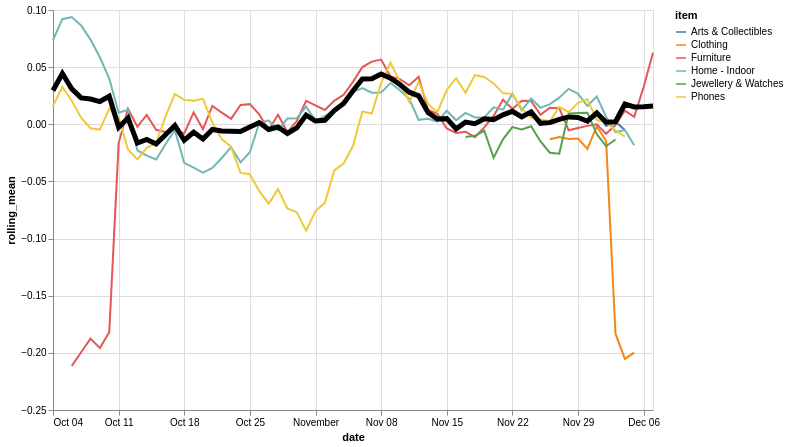

This figure's Vega-Lite source:
### Vega-Lite specification from a JSON file in a GitHub repository (floating-point values rounded to 4 significant figures; data arrays with more than 128 entries replaced by an {"elided": "..."} marker saying what was removed)
{"config": {"view": {"continuousWidth": 400, "continuousHeight": 300}}, "layer": [{"data": {"name": "data-ba6d80b9a274f18c8f39d04d8e82f6ba"}, "mark": "line", "encoding": {"color": {"type": "nominal", "field": "item"}, "x": {"type": "temporal", "field": "date"}, "y": {"type": "quantitative", "field": "rolling_mean"}}, "transform": [{"window": [{"op": "mean", "field": "residual", "as": "rolling_mean"}], "frame": [-4, 3]}]}, {"data": {"name": "data-63de040d3304a0fa5c5c2abad492206b"}, "mark": {"type": "line", "color": "black", "size": 5}, "encoding": {"x": {"type": "temporal", "field": "date"}, "y": {"type": "quantitative", "field": "rolling_mean"}}, "transform": [{"window": [{"op": "mean", "field": "residual", "as": "rolling_mean"}], "frame": [-4, 3]}]}], "height": 400, "width": 600, "$schema": "https://vega.github.io/schema/vega-lite/v4.8.1.json", "datasets": {"data-ba6d80b9a274f18c8f39d04d8e82f6ba": {"elided": "220 records"}, "data-63de040d3304a0fa5c5c2abad492206b": [{"date": "2020-10-04T00:00:00", "residual": -0.04451}, {"date": "2020-10-05T00:00:00", "residual": -0.0008643}, {"date": "2020-10-06T00:00:00", "residual": 0.1883}, {"date": "2020-10-07T00:00:00", "residual": -0.02491}, {"date": "2020-10-08T00:00:00", "residual": 0.1039}, {"date": "2020-10-09T00:00:00", "residual": -0.03591}, {"date": "2020-10-10T00:00:00", "residual": -0.02451}, {"date": "2020-10-11T00:00:00", "residual": 0.01567}, {"date": "2020-10-12T00:00:00", "residual": -0.06251}, {"date": "2020-10-13T00:00:00", "residual": 0.0359}, {"date": "2020-10-14T00:00:00", "residual": -0.02817}, {"date": "2020-10-15T00:00:00", "residual": 0.03928}, {"date": "2020-10-16T00:00:00", "residual": -0.07086}, {"date": "2020-10-17T00:00:00", "residual": -0.01078}, {"date": "2020-10-18T00:00:00", "residual": -0.05673}, {"date": "2020-10-19T00:00:00", "residual": 0.08086}, {"date": "2020-10-20T00:00:00", "residual": 0.002496}, {"date": "2020-10-21T00:00:00", "residual": -0.06797}, {"date": "2020-10-22T00:00:00", "residual": 0.02809}, {"date": "2020-10-23T00:00:00", "residual": -0.007988}, {"date": "2020-10-24T00:00:00", "residual": -0.004236}, {"date": "2020-10-25T00:00:00", "residual": -0.02115}, {"date": "2020-10-26T00:00:00", "residual": -0.05854}, {"date": "2020-10-27T00:00:00", "residual": 0.07844}, {"date": "2020-10-28T00:00:00", "residual": 0.03391}, {"date": "2020-10-29T00:00:00", "residual": -0.03676}, {"date": "2020-10-30T00:00:00", "residual": -0.02029}, {"date": "2020-10-31T00:00:00", "residual": 0.009493}, {"date": "2020-11-01T00:00:00", "residual": -0.04938}, {"date": "2020-11-02T00:00:00", "residual": 0.01755}, {"date": "2020-11-03T00:00:00", "residual": 0.03141}, {"date": "2020-11-04T00:00:00", "residual": 0.03713}, {"date": "2020-11-05T00:00:00", "residual": 0.03911}, {"date": "2020-11-06T00:00:00", "residual": 0.03139}, {"date": "2020-11-07T00:00:00", "residual": 0.02822}, {"date": "2020-11-08T00:00:00", "residual": 0.09988}, {"date": "2020-11-09T00:00:00", "residual": 0.03229}, {"date": "2020-11-10T00:00:00", "residual": 0.01957}, {"date": "2020-11-11T00:00:00", "residual": 0.06451}, {"date": "2020-11-12T00:00:00", "residual": 0.007207}, {"date": "2020-11-13T00:00:00", "residual": -0.004656}, {"date": "2020-11-14T00:00:00", "residual": -0.02242}, {"date": "2020-11-15T00:00:00", "residual": 0.002682}, {"date": "2020-11-16T00:00:00", "residual": -0.01695}, {"date": "2020-11-17T00:00:00", "residual": -0.01287}, {"date": "2020-11-18T00:00:00", "residual": 0.02193}, {"date": "2020-11-19T00:00:00", "residual": -0.007215}, {"date": "2020-11-20T00:00:00", "residual": 0.05469}, {"date": "2020-11-21T00:00:00", "residual": -0.01613}, {"date": "2020-11-22T00:00:00", "residual": 0.01196}, {"date": "2020-11-23T00:00:00", "residual": -0.002644}, {"date": "2020-11-24T00:00:00", "residual": 0.01649}, {"date": "2020-11-25T00:00:00", "residual": 0.01173}, {"date": "2020-11-26T00:00:00", "residual": -0.01781}, {"date": "2020-11-27T00:00:00", "residual": 0.02878}, {"date": "2020-11-28T00:00:00", "residual": -0.02562}, {"date": "2020-11-29T00:00:00", "residual": -0.0114}, {"date": "2020-11-30T00:00:00", "residual": 0.03544}, {"date": "2020-12-01T00:00:00", "residual": 0.01396}, {"date": "2020-12-02T00:00:00", "residual": 0.01218}, {"date": "2020-12-03T00:00:00", "residual": -0.01406}, {"date": "2020-12-04T00:00:00", "residual": 0.03963}, {"date": "2020-12-05T00:00:00", "residual": -0.03613}, {"date": "2020-12-06T00:00:00", "residual": -0.02166}, {"date": "2020-12-07T00:00:00", "residual": 0.1119}]}}
